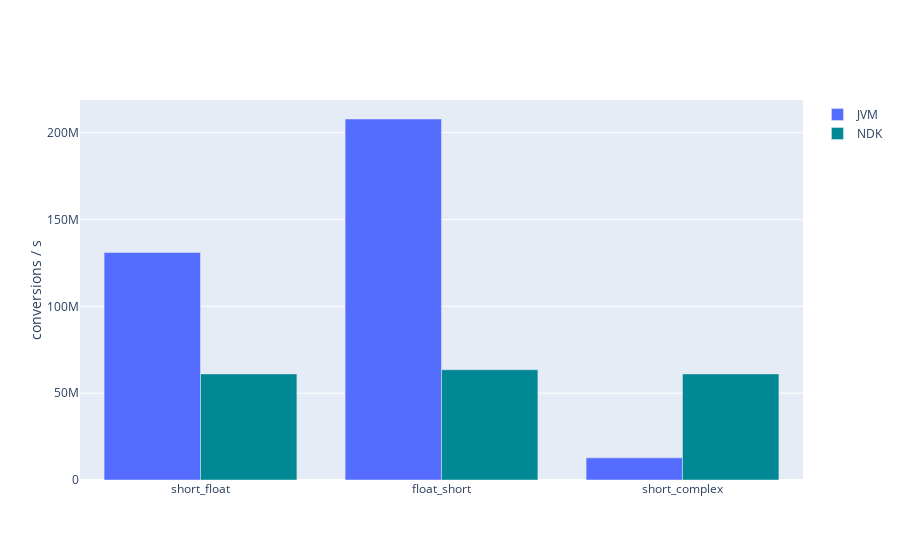

The code cell stored with this chart in its notebook:
### Code cell
fig = iplot({
    'data': [
        go.Bar(
            x = ['short_float', 'float_short', 'short_complex'],
            y = [conversion_means[series] for series in [f'{env}_short_float', f'{env}_float_short', f'{env}_short_complex']],
            name = env.upper(),
            marker_color = colors[env]
        ) for env in ['jvm', 'ndk']
    ],
    'layout': go.Layout(barmode='group', yaxis=dict(title='conversions / s'))
})

### Figure 1 — Plotly figure (JSON) as saved in the notebook; plotly's stock layout.template omitted (floating-point values rounded to 4 significant figures)
{"data": [{"marker": {"color": "#556DFF"}, "name": "JVM", "type": "bar", "x": ["short_float", "float_short", "short_complex"], "y": [131000000.0, 207900000.0, 12762324]}, {"marker": {"color": "#008894"}, "name": "NDK", "type": "bar", "x": ["short_float", "float_short", "short_complex"], "y": [61080000.0, 63510000.0, 61080000.0]}], "layout": {"barmode": "group", "yaxis": {"title": {"text": "conversions / s"}}}}
